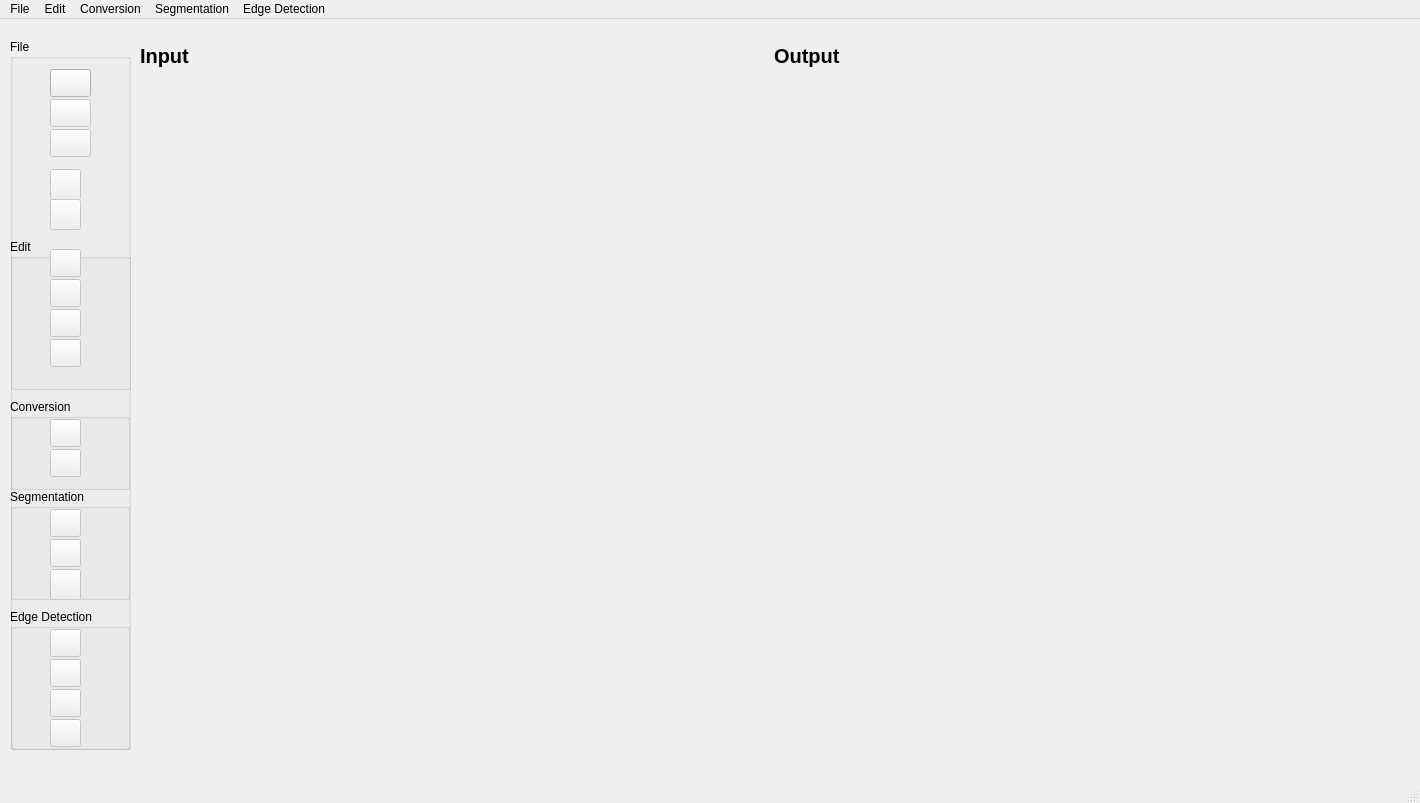
<?xml version="1.0" encoding="UTF-8"?>
<ui version="4.0">
 <class>MainWindow</class>
 <widget class="QMainWindow" name="MainWindow">
  <property name="geometry">
   <rect>
    <x>0</x>
    <y>0</y>
    <width>1420</width>
    <height>803</height>
   </rect>
  </property>
  <property name="windowTitle">
   <string>Image Operator</string>
  </property>
  <property name="windowIcon">
   <iconset>
    <normaloff>icons/main.png</normaloff>icons/main.png</iconset>
  </property>
  <property name="toolTip">
   <string>&lt;html&gt;&lt;head/&gt;&lt;body&gt;&lt;p&gt;&lt;br/&gt;&lt;/p&gt;&lt;/body&gt;&lt;/html&gt;</string>
  </property>
  <widget class="QWidget" name="centralwidget">
   <widget class="QWidget" name="gridLayoutWidget">
    <property name="geometry">
     <rect>
      <x>140</x>
      <y>20</y>
      <width>1261</width>
      <height>839</height>
     </rect>
    </property>
    <layout class="QGridLayout" name="MainLayout">
     <item row="2" column="5">
      <widget class="QLabel" name="label_output_image">
       <property name="minimumSize">
        <size>
         <width>500</width>
         <height>800</height>
        </size>
       </property>
       <property name="text">
        <string/>
       </property>
       <property name="pixmap">
        <pixmap>other assets/generate output first.png</pixmap>
       </property>
      </widget>
     </item>
     <item row="1" column="5">
      <widget class="QLabel" name="label_Output">
       <property name="font">
        <font>
         <pointsize>15</pointsize>
         <weight>75</weight>
         <bold>true</bold>
        </font>
       </property>
       <property name="text">
        <string>Output</string>
       </property>
      </widget>
     </item>
     <item row="2" column="3">
      <widget class="QLabel" name="label_input_image">
       <property name="sizePolicy">
        <sizepolicy hsizetype="Preferred" vsizetype="Preferred">
         <horstretch>0</horstretch>
         <verstretch>0</verstretch>
        </sizepolicy>
       </property>
       <property name="minimumSize">
        <size>
         <width>500</width>
         <height>800</height>
        </size>
       </property>
       <property name="baseSize">
        <size>
         <width>0</width>
         <height>0</height>
        </size>
       </property>
       <property name="statusTip">
        <string>Save the file on a different location with a name you input</string>
       </property>
       <property name="text">
        <string/>
       </property>
       <property name="pixmap">
        <pixmap>other assets/input a source image.png</pixmap>
       </property>
      </widget>
     </item>
     <item row="1" column="3">
      <widget class="QLabel" name="label_Input">
       <property name="font">
        <font>
         <pointsize>15</pointsize>
         <weight>75</weight>
         <bold>true</bold>
        </font>
       </property>
       <property name="text">
        <string>Input</string>
       </property>
      </widget>
     </item>
    </layout>
   </widget>
   <widget class="QWidget" name="verticalLayoutWidget">
    <property name="geometry">
     <rect>
      <x>10</x>
      <y>20</y>
      <width>121</width>
      <height>711</height>
     </rect>
    </property>
    <layout class="QVBoxLayout" name="Functions_layout">
     <item>
      <widget class="QGroupBox" name="groupBox_Functions">
       <property name="title">
        <string>File</string>
       </property>
       <widget class="QPushButton" name="pushButton_Open_Source">
        <property name="enabled">
         <bool>true</bool>
        </property>
        <property name="geometry">
         <rect>
          <x>40</x>
          <y>30</y>
          <width>41</width>
          <height>28</height>
         </rect>
        </property>
        <property name="statusTip">
         <string>Input the source file</string>
        </property>
        <property name="text">
         <string/>
        </property>
        <property name="icon">
         <iconset>
          <normaloff>icons/Open Source.jpg</normaloff>icons/Open Source.jpg</iconset>
        </property>
       </widget>
       <widget class="QGroupBox" name="groupBox_Edit">
        <property name="geometry">
         <rect>
          <x>0</x>
          <y>200</y>
          <width>121</width>
          <height>151</height>
         </rect>
        </property>
        <property name="title">
         <string>Edit</string>
        </property>
        <widget class="QPushButton" name="pushButton_Clear_Source">
         <property name="enabled">
          <bool>false</bool>
         </property>
         <property name="geometry">
          <rect>
           <x>40</x>
           <y>10</y>
           <width>31</width>
           <height>28</height>
          </rect>
         </property>
         <property name="statusTip">
          <string>Clear the source</string>
         </property>
         <property name="text">
          <string/>
         </property>
         <property name="icon">
          <iconset>
           <normaloff>icons/clear source.png</normaloff>icons/clear source.png</iconset>
         </property>
        </widget>
        <widget class="QPushButton" name="pushButton_Clear_Output">
         <property name="enabled">
          <bool>false</bool>
         </property>
         <property name="geometry">
          <rect>
           <x>40</x>
           <y>40</y>
           <width>31</width>
           <height>28</height>
          </rect>
         </property>
         <property name="statusTip">
          <string>Clear the output</string>
         </property>
         <property name="text">
          <string/>
         </property>
         <property name="icon">
          <iconset>
           <normaloff>icons/clear output.png</normaloff>icons/clear output.png</iconset>
         </property>
        </widget>
        <widget class="QPushButton" name="pushButton_Undo_Output">
         <property name="enabled">
          <bool>false</bool>
         </property>
         <property name="geometry">
          <rect>
           <x>40</x>
           <y>70</y>
           <width>31</width>
           <height>28</height>
          </rect>
         </property>
         <property name="statusTip">
          <string>Undo output</string>
         </property>
         <property name="text">
          <string/>
         </property>
         <property name="icon">
          <iconset>
           <normaloff>icons/undo output.png</normaloff>icons/undo output.png</iconset>
         </property>
        </widget>
        <widget class="QPushButton" name="pushButton_Redo_Output">
         <property name="enabled">
          <bool>false</bool>
         </property>
         <property name="geometry">
          <rect>
           <x>40</x>
           <y>100</y>
           <width>31</width>
           <height>28</height>
          </rect>
         </property>
         <property name="statusTip">
          <string>Redo output</string>
         </property>
         <property name="text">
          <string/>
         </property>
         <property name="icon">
          <iconset>
           <normaloff>icons/redo output.png</normaloff>icons/redo output.png</iconset>
         </property>
        </widget>
       </widget>
       <widget class="QGroupBox" name="groupBox_Conversion">
        <property name="geometry">
         <rect>
          <x>0</x>
          <y>360</y>
          <width>120</width>
          <height>91</height>
         </rect>
        </property>
        <property name="title">
         <string>Conversion</string>
        </property>
        <widget class="QPushButton" name="pushButton_RGB_to_Grayscale">
         <property name="enabled">
          <bool>false</bool>
         </property>
         <property name="geometry">
          <rect>
           <x>40</x>
           <y>20</y>
           <width>31</width>
           <height>28</height>
          </rect>
         </property>
         <property name="statusTip">
          <string>Convert RGB source to Grayscale</string>
         </property>
         <property name="text">
          <string/>
         </property>
         <property name="icon">
          <iconset>
           <normaloff>icons/rgb to gray.png</normaloff>icons/rgb to gray.png</iconset>
         </property>
        </widget>
        <widget class="QPushButton" name="pushButton_RGB_to_HSV">
         <property name="enabled">
          <bool>false</bool>
         </property>
         <property name="geometry">
          <rect>
           <x>40</x>
           <y>50</y>
           <width>31</width>
           <height>28</height>
          </rect>
         </property>
         <property name="statusTip">
          <string>Convert RGB source to HSV</string>
         </property>
         <property name="text">
          <string/>
         </property>
         <property name="icon">
          <iconset>
           <normaloff>icons/rgb to hsv.png</normaloff>icons/rgb to hsv.png</iconset>
         </property>
        </widget>
       </widget>
       <widget class="QGroupBox" name="groupBox_Segmentation">
        <property name="geometry">
         <rect>
          <x>0</x>
          <y>450</y>
          <width>120</width>
          <height>111</height>
         </rect>
        </property>
        <property name="title">
         <string>Segmentation</string>
        </property>
        <widget class="QPushButton" name="pushButton_Multi_Otsu_Thresholding">
         <property name="enabled">
          <bool>false</bool>
         </property>
         <property name="geometry">
          <rect>
           <x>40</x>
           <y>20</y>
           <width>31</width>
           <height>28</height>
          </rect>
         </property>
         <property name="statusTip">
          <string>Apply Multi-Otsu Thresholding to source</string>
         </property>
         <property name="text">
          <string/>
         </property>
         <property name="icon">
          <iconset>
           <normaloff>icons/Multi otsu.png</normaloff>icons/Multi otsu.png</iconset>
         </property>
        </widget>
        <widget class="QPushButton" name="pushButton_Chan_Vese_Segmentation">
         <property name="enabled">
          <bool>false</bool>
         </property>
         <property name="geometry">
          <rect>
           <x>40</x>
           <y>50</y>
           <width>31</width>
           <height>28</height>
          </rect>
         </property>
         <property name="statusTip">
          <string>Apply Chan-Vese Segmentation to source</string>
         </property>
         <property name="text">
          <string/>
         </property>
         <property name="icon">
          <iconset>
           <normaloff>icons/chan vese.png</normaloff>icons/chan vese.png</iconset>
         </property>
        </widget>
        <widget class="QPushButton" name="pushButton_Morphological_Snakes">
         <property name="enabled">
          <bool>false</bool>
         </property>
         <property name="geometry">
          <rect>
           <x>40</x>
           <y>80</y>
           <width>31</width>
           <height>31</height>
          </rect>
         </property>
         <property name="statusTip">
          <string>Apply Morphological Snakes to source</string>
         </property>
         <property name="text">
          <string/>
         </property>
         <property name="icon">
          <iconset>
           <normaloff>icons/morphological.png</normaloff>icons/morphological.png</iconset>
         </property>
        </widget>
       </widget>
       <widget class="QGroupBox" name="groupBox_Edge_Detection">
        <property name="geometry">
         <rect>
          <x>0</x>
          <y>570</y>
          <width>120</width>
          <height>141</height>
         </rect>
        </property>
        <property name="title">
         <string>Edge Detection</string>
        </property>
        <widget class="QPushButton" name="pushButton_Prewitt">
         <property name="enabled">
          <bool>false</bool>
         </property>
         <property name="geometry">
          <rect>
           <x>40</x>
           <y>110</y>
           <width>31</width>
           <height>28</height>
          </rect>
         </property>
         <property name="statusTip">
          <string>Apply Prewitt edge detection to source</string>
         </property>
         <property name="text">
          <string/>
         </property>
         <property name="icon">
          <iconset>
           <normaloff>icons/Prewitt.png</normaloff>icons/Prewitt.png</iconset>
         </property>
        </widget>
        <widget class="QPushButton" name="pushButton_Roberts">
         <property name="enabled">
          <bool>false</bool>
         </property>
         <property name="geometry">
          <rect>
           <x>40</x>
           <y>20</y>
           <width>31</width>
           <height>28</height>
          </rect>
         </property>
         <property name="statusTip">
          <string>Apply Roberts edge detection to source</string>
         </property>
         <property name="text">
          <string/>
         </property>
         <property name="icon">
          <iconset>
           <normaloff>icons/Roberts.png</normaloff>icons/Roberts.png</iconset>
         </property>
        </widget>
        <widget class="QPushButton" name="pushButton_Scharr">
         <property name="enabled">
          <bool>false</bool>
         </property>
         <property name="geometry">
          <rect>
           <x>40</x>
           <y>80</y>
           <width>31</width>
           <height>28</height>
          </rect>
         </property>
         <property name="statusTip">
          <string>Apply Scharr edge detection to source</string>
         </property>
         <property name="text">
          <string/>
         </property>
         <property name="icon">
          <iconset>
           <normaloff>icons/Scharr.png</normaloff>icons/Scharr.png</iconset>
         </property>
        </widget>
        <widget class="QPushButton" name="pushButton_Sobel">
         <property name="enabled">
          <bool>false</bool>
         </property>
         <property name="geometry">
          <rect>
           <x>40</x>
           <y>50</y>
           <width>31</width>
           <height>28</height>
          </rect>
         </property>
         <property name="statusTip">
          <string>Apply Sobel edge detection to source</string>
         </property>
         <property name="text">
          <string/>
         </property>
         <property name="icon">
          <iconset>
           <normaloff>icons/Sobel.png</normaloff>icons/Sobel.png</iconset>
         </property>
        </widget>
       </widget>
       <widget class="QPushButton" name="pushButton_Save_Output">
        <property name="enabled">
         <bool>false</bool>
        </property>
        <property name="geometry">
         <rect>
          <x>40</x>
          <y>60</y>
          <width>41</width>
          <height>28</height>
         </rect>
        </property>
        <property name="statusTip">
         <string>Save the file with the same name and extension in the same folder</string>
        </property>
        <property name="text">
         <string/>
        </property>
        <property name="icon">
         <iconset>
          <normaloff>icons/Save Output.png</normaloff>icons/Save Output.png</iconset>
        </property>
       </widget>
       <widget class="QPushButton" name="pushButton_Save_as_Output">
        <property name="enabled">
         <bool>false</bool>
        </property>
        <property name="geometry">
         <rect>
          <x>40</x>
          <y>90</y>
          <width>41</width>
          <height>28</height>
         </rect>
        </property>
        <property name="statusTip">
         <string>Save the file on a different location with a name you input</string>
        </property>
        <property name="text">
         <string/>
        </property>
        <property name="icon">
         <iconset>
          <normaloff>icons/Save As.png</normaloff>icons/Save As.png</iconset>
        </property>
       </widget>
       <widget class="QPushButton" name="pushButton_Export_as_Source">
        <property name="enabled">
         <bool>false</bool>
        </property>
        <property name="geometry">
         <rect>
          <x>40</x>
          <y>130</y>
          <width>31</width>
          <height>31</height>
         </rect>
        </property>
        <property name="statusTip">
         <string>Export output</string>
        </property>
        <property name="text">
         <string/>
        </property>
        <property name="icon">
         <iconset>
          <normaloff>icons/Export As_Source.jpg</normaloff>icons/Export As_Source.jpg</iconset>
        </property>
       </widget>
       <widget class="QPushButton" name="pushButton_Export_as_Output">
        <property name="enabled">
         <bool>false</bool>
        </property>
        <property name="geometry">
         <rect>
          <x>40</x>
          <y>160</y>
          <width>31</width>
          <height>31</height>
         </rect>
        </property>
        <property name="statusTip">
         <string>Export the output</string>
        </property>
        <property name="text">
         <string/>
        </property>
        <property name="icon">
         <iconset>
          <normaloff>icons/Export As_ Output.png</normaloff>icons/Export As_ Output.png</iconset>
        </property>
       </widget>
      </widget>
     </item>
    </layout>
   </widget>
  </widget>
  <widget class="QMenuBar" name="menubar">
   <property name="geometry">
    <rect>
     <x>0</x>
     <y>0</y>
     <width>1420</width>
     <height>26</height>
    </rect>
   </property>
   <widget class="QMenu" name="menuFile">
    <property name="title">
     <string>File</string>
    </property>
    <widget class="QMenu" name="menuExport_As">
     <property name="enabled">
      <bool>false</bool>
     </property>
     <property name="statusTip">
      <string>Export output</string>
     </property>
     <property name="title">
      <string>Export As</string>
     </property>
     <addaction name="menu_Export_As_Source"/>
     <addaction name="menu_Export_As_Output"/>
    </widget>
    <addaction name="menu_Open_Source"/>
    <addaction name="menu_Save_Output"/>
    <addaction name="separator"/>
    <addaction name="menu_Save_As_Output"/>
    <addaction name="menuExport_As"/>
    <addaction name="separator"/>
    <addaction name="menu_Exit"/>
   </widget>
   <widget class="QMenu" name="menuEdit">
    <property name="title">
     <string>Edit</string>
    </property>
    <widget class="QMenu" name="menuClear">
     <property name="enabled">
      <bool>false</bool>
     </property>
     <property name="statusTip">
      <string>Clear</string>
     </property>
     <property name="title">
      <string>Clear</string>
     </property>
     <addaction name="menu_Clear_Source"/>
     <addaction name="menu_Clear_Output"/>
    </widget>
    <addaction name="menuClear"/>
    <addaction name="menu_Undo_Output"/>
    <addaction name="menu_Redo_Output"/>
   </widget>
   <widget class="QMenu" name="menuConversion">
    <property name="title">
     <string>Conversion</string>
    </property>
    <addaction name="menu_RGB_to_Grayscale"/>
    <addaction name="menu_RGB_to_HSV"/>
   </widget>
   <widget class="QMenu" name="menuSegmentation">
    <property name="title">
     <string>Segmentation</string>
    </property>
    <addaction name="menu_Multi_Otsu_Thresholding"/>
    <addaction name="menu_Chan_Vese_Segmentation"/>
    <addaction name="menu_Morphological_Snakes"/>
   </widget>
   <widget class="QMenu" name="menuEdge_Detection">
    <property name="title">
     <string>Edge Detection</string>
    </property>
    <addaction name="menu_Roberts"/>
    <addaction name="menu_Sobel"/>
    <addaction name="menu_Scharr"/>
    <addaction name="menu_Prewitt"/>
   </widget>
   <addaction name="menuFile"/>
   <addaction name="menuEdit"/>
   <addaction name="menuConversion"/>
   <addaction name="menuSegmentation"/>
   <addaction name="menuEdge_Detection"/>
  </widget>
  <widget class="QStatusBar" name="statusBar"/>
  <action name="menu_Open_Source">
   <property name="icon">
    <iconset>
     <normaloff>icons/Open Source.jpg</normaloff>icons/Open Source.jpg</iconset>
   </property>
   <property name="text">
    <string>Open Source</string>
   </property>
   <property name="statusTip">
    <string>Input the source file</string>
   </property>
   <property name="shortcut">
    <string>Ctrl+O</string>
   </property>
  </action>
  <action name="menu_Save_Output">
   <property name="enabled">
    <bool>false</bool>
   </property>
   <property name="icon">
    <iconset>
     <normaloff>icons/Save Output.png</normaloff>icons/Save Output.png</iconset>
   </property>
   <property name="text">
    <string>Save Output</string>
   </property>
   <property name="statusTip">
    <string>Save the file with the same name and extension in the same folder</string>
   </property>
   <property name="shortcut">
    <string>Ctrl+S</string>
   </property>
  </action>
  <action name="menu_Save_As_Output">
   <property name="enabled">
    <bool>false</bool>
   </property>
   <property name="icon">
    <iconset>
     <normaloff>icons/Save As.png</normaloff>icons/Save As.png</iconset>
   </property>
   <property name="text">
    <string>Save As Output</string>
   </property>
   <property name="statusTip">
    <string>Save the file on a different location with a name you input</string>
   </property>
   <property name="shortcut">
    <string>Ctrl+Shift+S</string>
   </property>
  </action>
  <action name="menu_Exit">
   <property name="enabled">
    <bool>true</bool>
   </property>
   <property name="icon">
    <iconset>
     <normaloff>icons/exit.jpg</normaloff>icons/exit.jpg</iconset>
   </property>
   <property name="text">
    <string>Exit</string>
   </property>
   <property name="statusTip">
    <string>Shut down Image Operator</string>
   </property>
   <property name="shortcut">
    <string>Shift+F4</string>
   </property>
  </action>
  <action name="menu_Export_As_Source">
   <property name="enabled">
    <bool>false</bool>
   </property>
   <property name="icon">
    <iconset>
     <normaloff>icons/Export As_Source.jpg</normaloff>icons/Export As_Source.jpg</iconset>
   </property>
   <property name="text">
    <string>Source</string>
   </property>
   <property name="statusTip">
    <string>Export the source</string>
   </property>
   <property name="shortcut">
    <string>Alt+S</string>
   </property>
  </action>
  <action name="menu_Export_As_Output">
   <property name="enabled">
    <bool>false</bool>
   </property>
   <property name="icon">
    <iconset>
     <normaloff>icons/Export As_ Output.png</normaloff>icons/Export As_ Output.png</iconset>
   </property>
   <property name="text">
    <string>Output</string>
   </property>
   <property name="statusTip">
    <string>Export the output</string>
   </property>
   <property name="shortcut">
    <string>Alt+O</string>
   </property>
  </action>
  <action name="menu_Clear_Source">
   <property name="enabled">
    <bool>false</bool>
   </property>
   <property name="icon">
    <iconset>
     <normaloff>icons/clear source.png</normaloff>icons/clear source.png</iconset>
   </property>
   <property name="text">
    <string>Source</string>
   </property>
   <property name="statusTip">
    <string>Clear the source</string>
   </property>
   <property name="shortcut">
    <string>Ctrl+Shift+S</string>
   </property>
  </action>
  <action name="menu_Clear_Output">
   <property name="enabled">
    <bool>false</bool>
   </property>
   <property name="icon">
    <iconset>
     <normaloff>icons/clear output.png</normaloff>icons/clear output.png</iconset>
   </property>
   <property name="text">
    <string>Output</string>
   </property>
   <property name="statusTip">
    <string>Clear the output</string>
   </property>
   <property name="shortcut">
    <string>Ctrl+Shift+O</string>
   </property>
  </action>
  <action name="menu_Undo_Output">
   <property name="enabled">
    <bool>false</bool>
   </property>
   <property name="icon">
    <iconset>
     <normaloff>icons/undo output.png</normaloff>icons/undo output.png</iconset>
   </property>
   <property name="text">
    <string>Undo Output</string>
   </property>
   <property name="statusTip">
    <string>Undo output</string>
   </property>
   <property name="shortcut">
    <string>Ctrl+Shift+Z</string>
   </property>
  </action>
  <action name="menu_Redo_Output">
   <property name="enabled">
    <bool>false</bool>
   </property>
   <property name="icon">
    <iconset>
     <normaloff>icons/redo output.png</normaloff>icons/redo output.png</iconset>
   </property>
   <property name="text">
    <string>Redo Output</string>
   </property>
   <property name="statusTip">
    <string>Redo output</string>
   </property>
   <property name="shortcut">
    <string>Ctrl+Y</string>
   </property>
  </action>
  <action name="menu_RGB_to_Grayscale">
   <property name="enabled">
    <bool>false</bool>
   </property>
   <property name="icon">
    <iconset>
     <normaloff>icons/rgb to gray.png</normaloff>icons/rgb to gray.png</iconset>
   </property>
   <property name="text">
    <string>RGB to Grayscale</string>
   </property>
   <property name="statusTip">
    <string>Convert RGB source to Grayscale</string>
   </property>
   <property name="shortcut">
    <string>Ctrl+G</string>
   </property>
  </action>
  <action name="menu_RGB_to_HSV">
   <property name="enabled">
    <bool>false</bool>
   </property>
   <property name="icon">
    <iconset>
     <normaloff>icons/rgb to hsv.png</normaloff>icons/rgb to hsv.png</iconset>
   </property>
   <property name="text">
    <string>RGB to HSV</string>
   </property>
   <property name="statusTip">
    <string>Convert RGB source to HSV</string>
   </property>
   <property name="shortcut">
    <string>Ctrl+H</string>
   </property>
  </action>
  <action name="menu_Multi_Otsu_Thresholding">
   <property name="enabled">
    <bool>false</bool>
   </property>
   <property name="icon">
    <iconset>
     <normaloff>icons/Multi otsu.png</normaloff>icons/Multi otsu.png</iconset>
   </property>
   <property name="text">
    <string>Multi-Otsu Thresholding</string>
   </property>
   <property name="statusTip">
    <string>Apply Multi-Otsu Thresholding to source</string>
   </property>
   <property name="shortcut">
    <string>Ctrl+Q</string>
   </property>
  </action>
  <action name="menu_Chan_Vese_Segmentation">
   <property name="enabled">
    <bool>false</bool>
   </property>
   <property name="icon">
    <iconset>
     <normaloff>icons/chan vese.png</normaloff>icons/chan vese.png</iconset>
   </property>
   <property name="text">
    <string>Chan-Vese Segmentation</string>
   </property>
   <property name="statusTip">
    <string>Apply Chan-Vese Segmentation to source</string>
   </property>
   <property name="shortcut">
    <string>Ctrl+W</string>
   </property>
  </action>
  <action name="menu_Morphological_Snakes">
   <property name="enabled">
    <bool>false</bool>
   </property>
   <property name="icon">
    <iconset>
     <normaloff>icons/morphological.png</normaloff>icons/morphological.png</iconset>
   </property>
   <property name="text">
    <string>Morphological Snakes</string>
   </property>
   <property name="statusTip">
    <string>Apply Morphological Snakes to source</string>
   </property>
   <property name="shortcut">
    <string>Ctrl+E</string>
   </property>
  </action>
  <action name="menu_Roberts">
   <property name="enabled">
    <bool>false</bool>
   </property>
   <property name="icon">
    <iconset>
     <normaloff>icons/Roberts.png</normaloff>icons/Roberts.png</iconset>
   </property>
   <property name="text">
    <string>Roberts</string>
   </property>
   <property name="statusTip">
    <string>Apply Roberts edge detection to source</string>
   </property>
   <property name="shortcut">
    <string>Ctrl+R</string>
   </property>
  </action>
  <action name="menu_Sobel">
   <property name="enabled">
    <bool>false</bool>
   </property>
   <property name="icon">
    <iconset>
     <normaloff>icons/Sobel.png</normaloff>icons/Sobel.png</iconset>
   </property>
   <property name="text">
    <string>Sobel</string>
   </property>
   <property name="statusTip">
    <string>Apply Sobel edge detection to source</string>
   </property>
   <property name="shortcut">
    <string>Ctrl+T</string>
   </property>
  </action>
  <action name="menu_Scharr">
   <property name="enabled">
    <bool>false</bool>
   </property>
   <property name="icon">
    <iconset>
     <normaloff>icons/Scharr.png</normaloff>icons/Scharr.png</iconset>
   </property>
   <property name="text">
    <string>Scharr</string>
   </property>
   <property name="statusTip">
    <string>Apply Scharr edge detection to source</string>
   </property>
   <property name="shortcut">
    <string>Ctrl+U</string>
   </property>
  </action>
  <action name="menu_Prewitt">
   <property name="enabled">
    <bool>false</bool>
   </property>
   <property name="icon">
    <iconset>
     <normaloff>icons/Prewitt.png</normaloff>icons/Prewitt.png</iconset>
   </property>
   <property name="text">
    <string>Prewitt</string>
   </property>
   <property name="iconText">
    <string>Prewitt</string>
   </property>
   <property name="toolTip">
    <string>Prewitt</string>
   </property>
   <property name="statusTip">
    <string>Apply Prewitt edge detection to source</string>
   </property>
   <property name="whatsThis">
    <string extracomment="Implements Prewitt edge detection on the source image."/>
   </property>
   <property name="shortcut">
    <string>Ctrl+P</string>
   </property>
  </action>
 </widget>
 <resources/>
 <connections/>
</ui>
